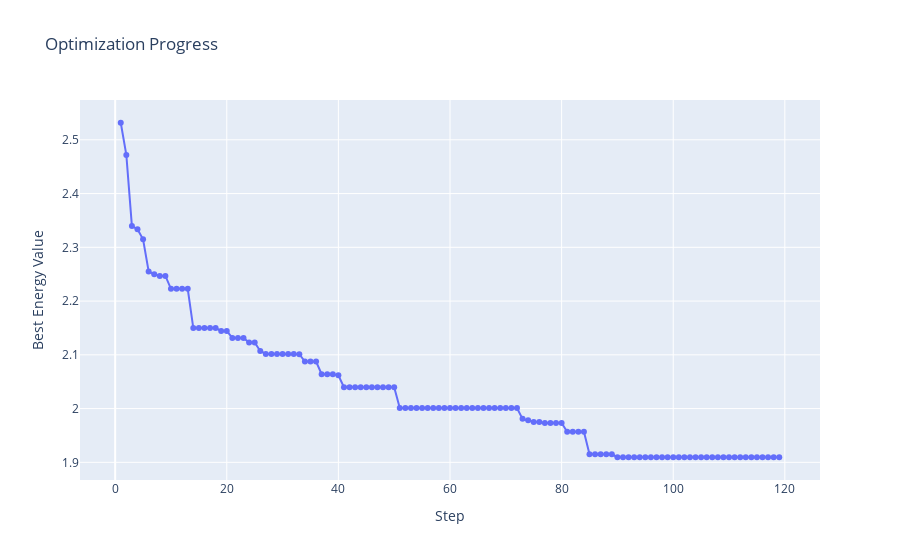

Here is the notebook cell this chart was saved with:
### Code cell
model.draw_energy_plot(info['hist'])
